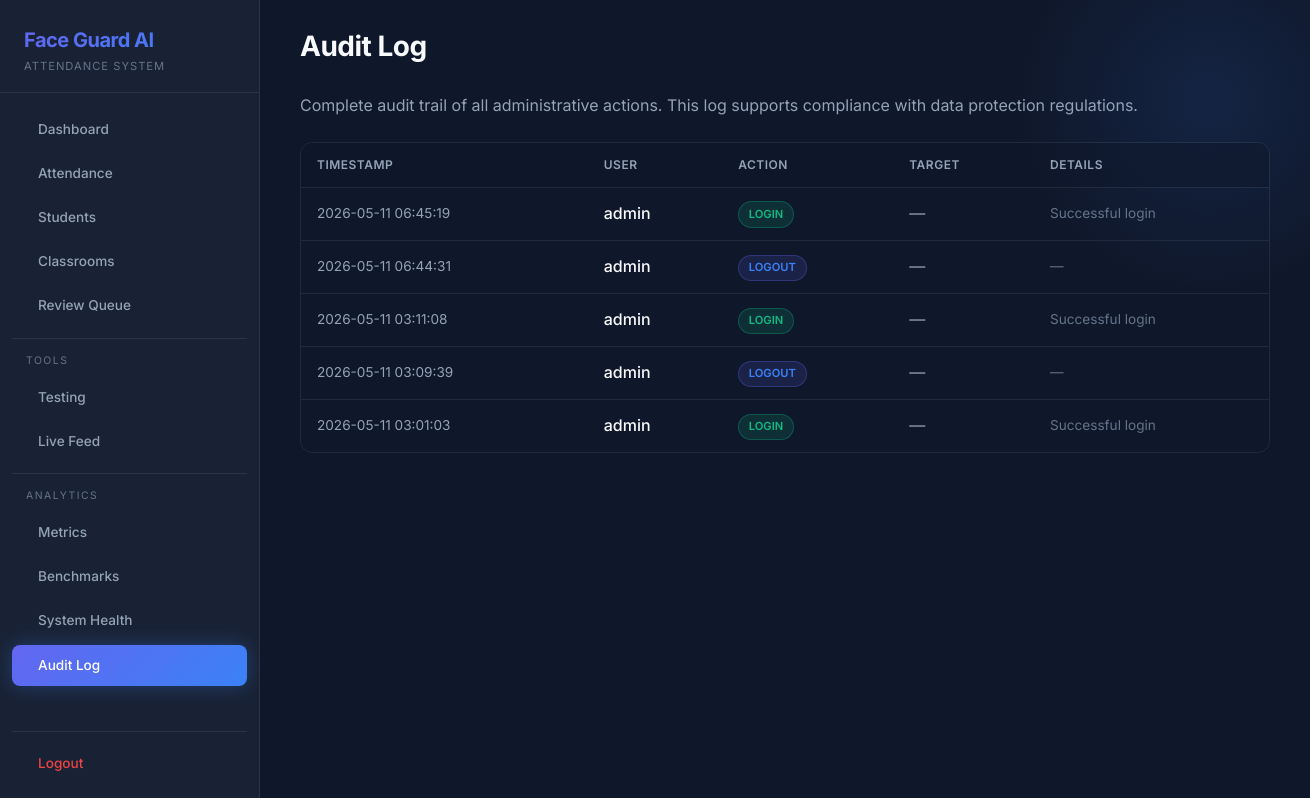
Screenshot of /audit-log (signed in) with the database file from the repository.
### src/utils/db.py (models this page shows)
class Base(DeclarativeBase):
    pass

class AuditLog(Base):
    __tablename__ = "audit_log"
    id        = Column(Integer, primary_key=True, autoincrement=True)
    user      = Column(String, nullable=False)
    action    = Column(String, nullable=False)
    target    = Column(String, nullable=True)
    details   = Column(Text, nullable=True)
    timestamp = Column(DateTime, default=datetime.utcnow)

### web/app.py (the view)
    @app.route("/audit-log")
    @login_required
    def audit_log_page():
        logs = get_audit_logs(limit=200)
        return render_template("audit_log.html", logs=logs)

### src/utils/db.py (called while the page is built)
def get_session() -> Session:
    return SessionLocal()

def get_audit_logs(limit: int = 100) -> list:
    with get_session() as s:
        return s.query(AuditLog).order_by(AuditLog.timestamp.desc()).limit(limit).all()

### web/auth.py (called while the page is built)
@login_manager.user_loader
def load_user(user_id):
    with get_session() as s:
        admin = s.query(AdminUser).get(int(user_id))
        if admin:
            return AuthUser(admin)
    return None

### web/templates/audit_log.html
{% extends "base.html" %}
{% block page_title %}Audit Log{% endblock %}
{% block content %}
<p style="color: var(--text-secondary); margin-bottom: 1.5rem;">
    Complete audit trail of all administrative actions. This log supports compliance with data protection regulations.
</p>
{% if logs %}
<div class="table-container">
    <table>
        <thead><tr><th>Timestamp</th><th>User</th><th>Action</th><th>Target</th><th>Details</th></tr></thead>
        <tbody>
            {% for l in logs %}
            <tr>
                <td style="color: var(--text-secondary); font-size: 0.85rem; white-space: nowrap;">{{ l.timestamp.strftime('%Y-%m-%d %H:%M:%S') }}</td>
                <td style="font-weight: 500;">{{ l.user }}</td>
                <td>
                    {% if 'LOGIN' in l.action %}<span class="badge badge-success">{{ l.action }}</span>
                    {% elif 'DELETE' in l.action %}<span class="badge badge-danger">{{ l.action }}</span>
                    {% elif 'EXPORT' in l.action %}<span class="badge badge-warning">{{ l.action }}</span>
                    {% else %}<span class="badge" style="background: rgba(99,102,241,0.15); color: var(--accent-primary); border: 1px solid rgba(99,102,241,0.3);">{{ l.action }}</span>
                    {% endif %}
                </td>
                <td style="color: var(--text-secondary);">{{ l.target or '—' }}</td>
                <td style="color: var(--text-muted); font-size: 0.85rem;">{{ l.details or '—' }}</td>
            </tr>
            {% endfor %}
        </tbody>
    </table>
</div>
{% else %}
<div class="glass-card empty-state">
    <i class="ph ph-scroll" style="font-size: 3rem; display: block; margin-bottom: 1rem; opacity: 0.5;"></i>
    <h3>No audit entries</h3>
    <p>Actions will be recorded here automatically.</p>
</div>
{% endif %}
{% endblock %}

### web/templates/base.html (shortened to what this page needs)
<!DOCTYPE html>
<html lang="en">
<head>
    <link rel="stylesheet" href="{{ url_for('static', filename='styles.css') }}">
</head>
<body>
    <aside class="sidebar">
        <div class="sidebar-header">
            <h2>Face Guard AI</h2>
            <span class="sidebar-subtitle">Attendance System</span>
        </div>
        <nav class="sidebar-nav">
            <a href="{{ url_for('dashboard') }}" class="nav-link {% if request.endpoint == 'dashboard' %}active{% endif %}">
                Dashboard
            </a>
            <a href="{{ url_for('attendance') }}" class="nav-link {% if request.endpoint == 'attendance' %}active{% endif %}">
                Attendance
            </a>
            <a href="{{ url_for('students') }}" class="nav-link {% if request.endpoint in ('students', 'student_profile') %}active{% endif %}">
                Students
            </a>
            <a href="{{ url_for('classrooms') }}" class="nav-link {% if request.endpoint == 'classrooms' %}active{% endif %}">
                Classrooms
            </a>
            <a href="{{ url_for('review') }}" class="nav-link {% if request.endpoint == 'review' %}active{% endif %}">
                Review Queue
            </a>
            <div class="nav-divider"></div>
            <span class="nav-section-label">Tools</span>
            <a href="{{ url_for('testing') }}" class="nav-link {% if request.endpoint == 'testing' %}active{% endif %}">
                Testing
            </a>
            <a href="{{ url_for('live') }}" class="nav-link {% if request.endpoint == 'live' %}active{% endif %}">
                Live Feed
            </a>
            <div class="nav-divider"></div>
            <span class="nav-section-label">Analytics</span>
            <a href="{{ url_for('metrics') }}" class="nav-link {% if request.endpoint == 'metrics' %}active{% endif %}">
                Metrics
            </a>
            <a href="{{ url_for('benchmarks') }}" class="nav-link {% if request.endpoint == 'benchmarks' %}active{% endif %}">
                Benchmarks
            </a>
            <a href="{{ url_for('health') }}" class="nav-link {% if request.endpoint == 'health' %}active{% endif %}">
                System Health
            </a>
            <a href="{{ url_for('audit_log_page') }}" class="nav-link {% if request.endpoint == 'audit_log_page' %}active{% endif %}">
                Audit Log
            </a>
            <div style="flex: 1;"></div>
            <div class="nav-divider"></div>
            <a href="{{ url_for('auth.logout') }}" class="nav-link" style="color: var(--danger);">
                Logout
            </a>
        </nav>
    </aside>
    <main class="main-content">
        <header class="page-header animate-fade-in">
            <h1 class="page-title">{% block page_title %}Dashboard{% endblock %}</h1>
        </header>
        <section class="content-body animate-fade-in" style="animation-delay: 0.1s;">
            {% block content %}{% endblock %}
        </section>
    </main>
</body>
</html>

### web/static/styles.css (style rules this page uses)
:root { --bg-base: #0f172a; --bg-surface: rgba(30, 41, 59, 0.7); --bg-surface-hover: rgba(51, 65, 85, 0.8); --accent-primary: #3b82f6; --accent-primary-hover: #2563eb; --accent-gradient: linear-gradient(135deg, #6366f1, #3b82f6); --accent-gradient-hover: linear-gradient(135deg, #4f46e5, #2563eb); --success: #10b981; --warning: #f59e0b; --danger: #ef4444; --text-primary: #f8fafc; --text-secondary: #94a3b8; --text-muted: #64748b; --border-light: rgba(255, 255, 255, 0.08); --border-highlight: rgba(255, 255, 255, 0.15); --sidebar-width: 260px; --radius-sm: 8px; --radius-md: 12px; --radius-lg: 20px; --glass-blur: blur(12px); --shadow-sm: 0 4px 6px -1px rgba(0, 0, 0, 0.2); --shadow-md: 0 10px 15px -3px rgba(0, 0, 0, 0.4); --shadow-glow: 0 0 20px rgba(59, 130, 246, 0.3); --transition: all 0.3s cubic-bezier(0.4, 0, 0.2, 1); }
* { margin: 0; padding: 0; box-sizing: border-box; }
body { font-family: 'Inter', sans-serif; background-color: var(--bg-base); color: var(--text-primary); line-height: 1.6; display: flex; min-height: 100vh; overflow-x: hidden; }
.sidebar { width: var(--sidebar-width); background: var(--bg-surface); backdrop-filter: var(--glass-blur); -webkit-backdrop-filter: var(--glass-blur); border-right: 1px solid var(--border-light); display: flex; flex-direction: column; position: fixed; height: 100vh; z-index: 50; overflow-y: auto; }
.sidebar-header { padding: 1.5rem 1.5rem 1rem; border-bottom: 1px solid var(--border-light); }
.sidebar-header h2 { font-size: 1.25rem; font-weight: 700; background: var(--accent-gradient); -webkit-background-clip: text; -webkit-text-fill-color: transparent; letter-spacing: -0.5px; }
.sidebar-subtitle { font-size: 0.7rem; color: var(--text-muted); text-transform: uppercase; letter-spacing: 1px; margin-top: 0.15rem; display: block; }
.sidebar-nav { padding: 1rem 0.75rem; display: flex; flex-direction: column; gap: 0.2rem; flex: 1; }
.nav-link { display: flex; align-items: center; padding: 0.6rem 0.875rem; color: var(--text-secondary); text-decoration: none; border-radius: var(--radius-sm); font-weight: 500; font-size: 0.85rem; transition: var(--transition); }
.nav-link.active { background: var(--accent-gradient); color: white; box-shadow: var(--shadow-glow); }
.nav-divider { height: 1px; background: var(--border-light); margin: 0.5rem 0; }
.nav-section-label { font-size: 0.65rem; color: var(--text-muted); text-transform: uppercase; letter-spacing: 1.5px; padding: 0.15rem 0.875rem; margin-bottom: 0.15rem; }
.main-content { margin-left: var(--sidebar-width); flex: 1; padding: 1.5rem 2.5rem; display: flex; flex-direction: column; gap: 1.5rem; position: relative; z-index: 1; }
.main-content::before { content: ''; position: absolute; top: -100px; right: -100px; width: 400px; height: 400px; background: radial-gradient(circle, rgba(59,130,246,0.12) 0%, rgba(15,23,42,0) 70%); z-index: -1; border-radius: 50%; }
.page-header { display: flex; justify-content: space-between; align-items: center; }
.page-title { font-size: 1.75rem; font-weight: 700; color: var(--text-primary); letter-spacing: -0.5px; }
.table-container { overflow-x: auto; border-radius: var(--radius-md); border: 1px solid var(--border-light); }
table { width: 100%; border-collapse: collapse; text-align: left; }
th, td { padding: 0.75rem 1rem; border-bottom: 1px solid var(--border-light); }
th { background: rgba(15, 23, 42, 0.5); color: var(--text-secondary); font-weight: 600; font-size: 0.75rem; text-transform: uppercase; letter-spacing: 0.5px; }
tr:last-child td { border-bottom: none; }
tr { transition: var(--transition); }
.badge { padding: 0.2rem 0.6rem; border-radius: 9999px; font-size: 0.7rem; font-weight: 600; text-transform: uppercase; display: inline-block; }
.badge-success { background: rgba(16, 185, 129, 0.15); color: var(--success); border: 1px solid rgba(16, 185, 129, 0.3); }
.animate-fade-in { animation: fadeIn 0.4s ease-out forwards; }

### rows the page displays
AuditLog: timestamp "2026-05-11 06:45:19", user "admin", action "LOGIN", target "—", details "Successful login"
AuditLog: timestamp "2026-05-11 06:44:31", user "admin", action "LOGOUT", target "—", details "—"
AuditLog: timestamp "2026-05-11 03:11:08", user "admin", action "LOGIN", target "—", details "Successful login"
AuditLog: timestamp "2026-05-11 03:09:39", user "admin", action "LOGOUT", target "—", details "—"
AuditLog: timestamp "2026-05-11 03:01:03", user "admin", action "LOGIN", target "—", details "Successful login"
